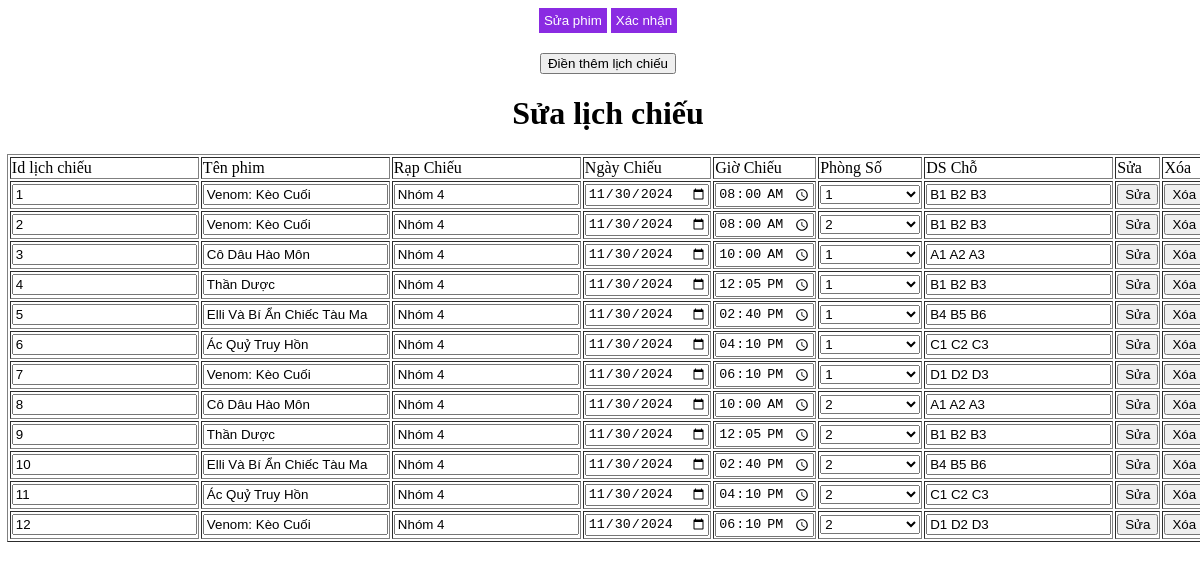
/admin_slp.php, run on the app's committed database.
### tables this page shows
CREATE TABLE lich_chieu (
    id_lich_chieu INT PRIMARY KEY AUTO_INCREMENT,
    id_phim INT,
    rap_chieu VARCHAR(255),
    ngay_chieu DATE DEFAULT CURRENT_DATE,
    gio_chieu TIME,
    id_phong INT,
    ds_cho TEXT,
    FOREIGN KEY (id_phim) REFERENCES phim(id_phim),
    FOREIGN KEY (id_phong) REFERENCES phong(id_phong)
);

### admin_slp.php (the view, shortened to what this page needs)
<?php
include("database.php");
$is_admin = 1;
if ($is_admin) {
    $sql = "SELECT * FROM lich_chieu";
    $results = $conn->query($sql);
    $results = $results->fetch_all(MYSQLI_ASSOC);
    $lich_chieu = [];
    foreach ($results as $result) {
        $sql = "SELECT ten FROM phim WHERE id_phim = " . (int) $result["id_phim"];
        $r = $conn->query($sql);
        $r = $r->fetch_all(MYSQLI_ASSOC)[0];
        array_push($lich_chieu, [
            "id_lich_chieu" => $result["id_lich_chieu"],
            "id_phim" => $result["id_phim"],
            "ten_phim" => $r["ten"],
            "rap_chieu" => $result["rap_chieu"],
            "ngay_chieu" => $result["ngay_chieu"],
            "gio_chieu" => $result["gio_chieu"],
            "id_phong" => $result["id_phong"],
            "ds_cho" => $result["ds_cho"]
        ]);
    }
    $sql = "SELECT id_phong FROM `phong`";
    $results = $conn->query($sql);
    $ds_id_phong = $results->fetch_all(MYSQLI_ASSOC);
?>
    <!DOCTYPE html>
    <html lang="en">
    <head>
    </head>
    <body>
        <div style="margin-bottom: 20px;">
            <button style="background-color: blueviolet; border: 0; padding: 5px;">
                <a href="./admin_sp.php" style="text-decoration: none; color: white;">Sửa phim</a>
            </button>
            <button style="background-color: blueviolet; border: 0; padding: 5px;">
                <a href="./admin_xn.php" style="text-decoration: none; color: white;">Xác nhận</a>
            </button>
        </div>
        <button id="them_lich_chieu">Điền thêm lịch chiếu</button>
        <h1>Sửa lịch chiếu</h1>
        <table border="1">
            <tr>
                <td>Id lịch chiếu</td>
                <td>Tên phim</td>
                <td>Rạp Chiếu</td>
                <td>Ngày Chiếu</td>
                <td>Giờ Chiếu</td>
                <td>Phòng Số</td>
                <td>DS Chỗ</td>
                <td>Sửa</td>
                <td>Xóa</td>
            </tr>
            <?php foreach ($lich_chieu as $lc) { ?>
                <form action="" method="post">
                    <tr>
                        <td>
                            <input type="text" name="id_lich_chieu" value="<?php echo $lc["id_lich_chieu"]; ?>">
                        </td>
                        <td><input readonly type="text" name="ten_phim" value="<?php echo $lc['ten_phim']; ?>" required></td>
                        <td><input readonly type="text" name="rap_chieu" value="<?php echo $lc['rap_chieu']; ?>" required></td>
                        <td><input type="date" name="ngay_chieu" value="<?php echo $lc['ngay_chieu']; ?>" required></td>
                        <td><input type="time" name="gio_chieu" value="<?php echo $lc['gio_chieu']; ?>" required></td>
                        <td>
                            <select name="id_phong" id="id_phong" style="margin: 0;">
                                <?php foreach ($ds_id_phong as $ds) { ?>
                                    <?php if ($lc["id_phong"] == $ds["id_phong"]) { ?>
                                        <option value="<?php echo $ds["id_phong"]; ?>" selected>
                                            <?php echo $ds["id_phong"]; ?>
                                        </option>
                                    <?php } else { ?>
                                        <option value="<?php echo $ds["id_phong"]; ?>">
                                            <?php echo $ds["id_phong"]; ?>
                                        </option>
                                    <?php } ?>
                                <?php } ?>
                            </select>
                        </td>
                        <td><input readonly type="text" name="ds_cho" value="<?php echo $lc['ds_cho']; ?>" required></td>
                        <td><button type="submit" name="xu_ly" value="sua">Sửa</button></td>
                        <td><button type="submit" name="xu_ly" value="xoa">Xóa</button></td>
                    </tr>
                </form>
            <?php } ?>
        </table>
    </body>
    </html>
<?php } else {
    $_SESSION["ERR"] = "Bạn không có quyền truy cập trang này!";
    header("Location: ERR404.php");
} ?>

### admin_slp.php (style rules this page uses)
body { width: 100%; height: auto; display: flex; flex-direction: column; justify-content: center; align-items: center; }
select { width: 100px; margin-bottom: 60px; }

### data on the page
lich_chieu: id_lich_chieu "2", ten_phim "Venom: Kèo Cuối", rap_chieu "Nhóm 4", ngay_chieu "11/30/2024", gio_chieu "08:00:00", ds_cho "B1 B2 B3"
lich_chieu: id_lich_chieu "3", ten_phim "Cô Dâu Hào Môn", rap_chieu "Nhóm 4", ngay_chieu "11/30/2024", gio_chieu "10:00:00", ds_cho "A1 A2 A3"
lich_chieu: id_lich_chieu "4", ten_phim "Thần Dược", rap_chieu "Nhóm 4", ngay_chieu "11/30/2024", gio_chieu "12:05:00", ds_cho "B1 B2 B3"
lich_chieu: id_lich_chieu "5", ten_phim "Elli Và Bí Ẩn Chiếc Tàu Ma", rap_chieu "Nhóm 4", ngay_chieu "11/30/2024", gio_chieu "14:40:00", ds_cho "B4 B5 B6"
lich_chieu: id_lich_chieu "6", ten_phim "Ác Quỷ Truy Hồn", rap_chieu "Nhóm 4", ngay_chieu "11/30/2024", gio_chieu "16:10:00", ds_cho "C1 C2 C3"
lich_chieu: id_lich_chieu "7", ten_phim "Venom: Kèo Cuối", rap_chieu "Nhóm 4", ngay_chieu "11/30/2024", gio_chieu "18:10:00", ds_cho "D1 D2 D3"
lich_chieu: id_lich_chieu "8", ten_phim "Cô Dâu Hào Môn", rap_chieu "Nhóm 4", ngay_chieu "11/30/2024", gio_chieu "10:00:00", ds_cho "A1 A2 A3"
lich_chieu: id_lich_chieu "9", ten_phim "Thần Dược", rap_chieu "Nhóm 4", ngay_chieu "11/30/2024", gio_chieu "12:05:00", ds_cho "B1 B2 B3"
lich_chieu: id_lich_chieu "10", ten_phim "Elli Và Bí Ẩn Chiếc Tàu Ma", rap_chieu "Nhóm 4", ngay_chieu "11/30/2024", gio_chieu "14:40:00", ds_cho "B4 B5 B6"
lich_chieu: id_lich_chieu "11", ten_phim "Ác Quỷ Truy Hồn", rap_chieu "Nhóm 4", ngay_chieu "11/30/2024", gio_chieu "16:10:00", ds_cho "C1 C2 C3"
lich_chieu: id_lich_chieu "12", ten_phim "Venom: Kèo Cuối", rap_chieu "Nhóm 4", ngay_chieu "11/30/2024", gio_chieu "18:10:00", ds_cho "D1 D2 D3"

### other printed values
form field id_phong "1"
form field id_phong "2"
